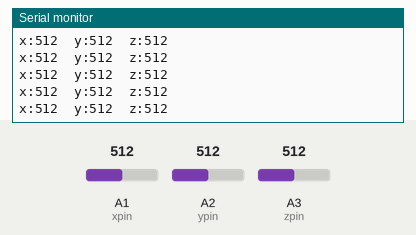
The sketch below on a simulated Arduino Uno, built with avr-gcc and run on an emulated ATmega328P. On the bench: the last lines printed to the serial monitor. The test bench sets the inputs (shaded band); at power-on: A1 (xpin) = 512, A2 (ypin) = 512, A3 (zpin) = 512.

Above: at 1.2 s.
1.3 s: A1 (xpin) set to 105
At 1.8 s:
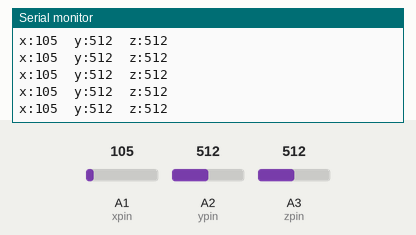
2.8 s: A1 (xpin) set to 89
At 3.5 s:
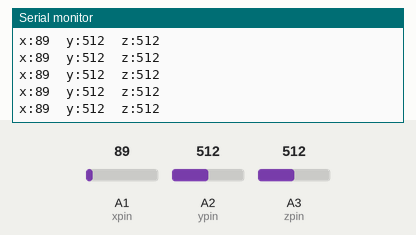
4.3 s: A2 (ypin) set to 991
At 5.2 s:
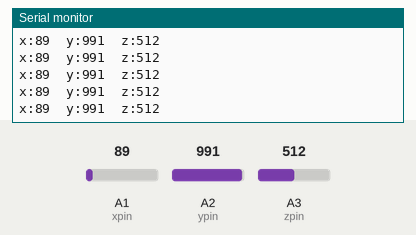
7.3 s: A2 (ypin) set to 1012
At 8.1 s:
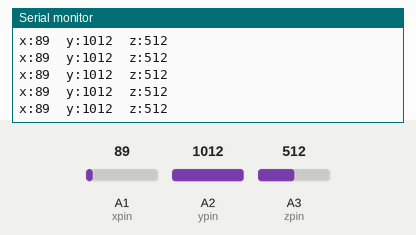
10.3 s: A3 (zpin) set to 11
At 11.2 s:
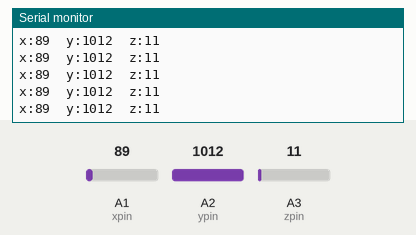
11.8 s: A3 (zpin) set to 8
At 12.4 s:
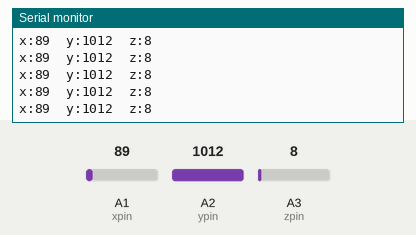
Timing chart, 0 to 14.3 s (numbered marks = the images above; inputs shaded):
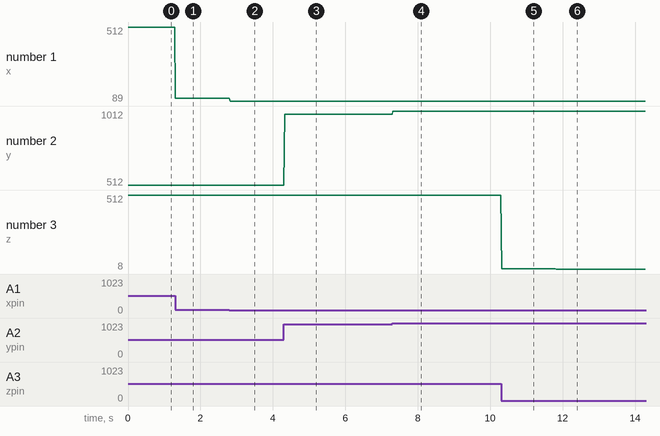

Measured:
- after the input at 1.3 s, the serial monitor: prints a new line at once (image 1)
- after the input at 2.8 s, the serial monitor: prints a new line at once (image 2)
- after the input at 4.3 s, the serial monitor: prints a new line at once (image 3)
- after the input at 7.3 s, the serial monitor: prints a new line at once (image 4)
- after the input at 10.3 s, the serial monitor: prints a new line at once (image 5)
- after the input at 11.8 s, the serial monitor: prints a new line at once (image 6)
- plotted number 1: 512 → 105 after the input at 1.3 s, 105 → 89 after the input at 2.8 s
- plotted number 2: 512 → 991 after the input at 4.3 s, 991 → 1012 after the input at 7.3 s

The sketch:

_3axisAccel.ino
```cpp
/*
ADXL335
note:vcc--&gt;5v ,but ADXL335 Vs is 3.3V
The circuit:
      5V: VCC
analog 0: x-axis
analog 1: y-axis
analog 2: z-axis
*/

const int xpin = A1;                  // x-axis of the accelerometer
const int ypin = A2;                  // y-axis
const int zpin = A3;                  // z-axis (only on 3-axis models)

void setup()
{
  // initialize the serial communications:
  Serial.begin(9600);
}

void loop()
{
  int x = analogRead(xpin);  //read from xpin
  delay(1); //
  int y = analogRead(ypin);  //read from ypin
  delay(1);
  int z = analogRead(zpin);  //read from zpin

  float zero_G = 512.0; //ADC is 0~1023  the zero g output equal to Vs/2
                        //ADXL335 power supply by Vs 3.3V
  float scale = 102.3;  //ADXL335330 Sensitivity is 330mv/g
                         //330 * 1024/3.3/1000


//  x /= 3300.0;
//  y /= 3300.0;
//  z /= 3300.0;

  Serial.print("x:");
  Serial.print(x);
  Serial.print("\ty:");
  Serial.print(y);
  Serial.print("\tz:");
  Serial.print(z);
  Serial.print("\n");

  // Output is mV/g, min270 typical300 max330
  // 3300 mV/g

  /*Serial.print(((float)x - 331.5)/65*9.8);  //print x value on serial monitor
  Serial.print("\t");
  Serial.print(((float)y - 329.5)/68.5*9.8);  //print y value on serial monitor
  Serial.print("\t");
  Serial.print(((float)z - 340)/68*9.8);  //print z value on serial monitor
  Serial.print("\n");
  */

  delay(20);  //wait for 1 second
}
```
